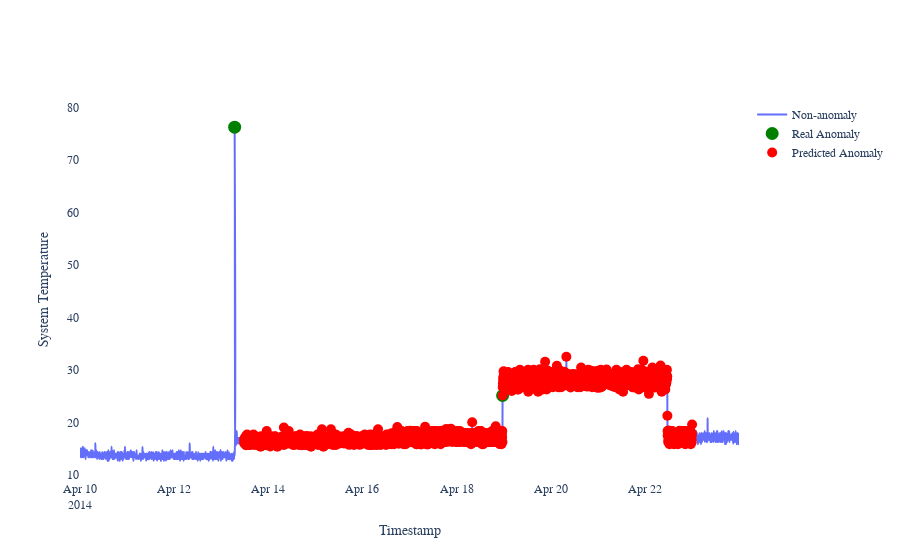

The cell this chart's notebook holds for it:
### Code cell
layout = go.Layout(
    yaxis = dict(title = 'System Temperature'),
    xaxis = dict(title = 'Timestamp'), paper_bgcolor='rgba(0,0,0,0)',
    plot_bgcolor='rgba(0,0,0,0)', font_family="Times New Roman"
)

trace1 = go.Scatter(
    x = df_test.index,
    y = df_test.value,
    mode = 'lines',
    name = 'Non-anomaly',
    line = dict(shape = 'spline')
)

trace2 = go.Scatter(
    x = test_anomalies.index,
    y = test_anomalies.value, 
    mode = 'markers', name = 'Real Anomaly',
    marker = dict(color = 'green', size = 13)
)

trace3 = go.Scatter(
    x = df_test_subset.index,
    y = df_test_subset.value, 
    mode = 'markers', name = 'Predicted Anomaly',
    marker = dict(color = 'red', size = 10)
)

fig = go.Figure(data = [trace1, trace2, trace3], layout = layout)
py.offline.iplot(fig)

### Figure 1 — Plotly figure (JSON) as saved in the notebook; plotly's stock layout.template omitted (floating-point values rounded to 4 significant figures; data arrays with more than 128 entries replaced by an {"elided": "..."} marker saying what was removed)
{"data": [{"line": {"shape": "spline"}, "mode": "lines", "name": "Non-anomaly", "type": "scatter", "x": {"elided": "4032 str values"}, "y": {"elided": "4032 float values"}}, {"marker": {"color": "green", "size": 13}, "mode": "markers", "name": "Real Anomaly", "type": "scatter", "x": ["2014-04-13T06:52:00", "2014-04-18T23:27:00"], "y": [76.23, 25.11]}, {"marker": {"color": "red", "size": 10}, "mode": "markers", "name": "Predicted Anomaly", "type": "scatter", "x": {"elided": "2741 str values"}, "y": {"elided": "2741 float values"}}], "layout": {"font": {"family": "Times New Roman"}, "paper_bgcolor": "rgba(0,0,0,0)", "plot_bgcolor": "rgba(0,0,0,0)", "xaxis": {"title": {"text": "Timestamp"}}, "yaxis": {"title": {"text": "System Temperature"}}}}
